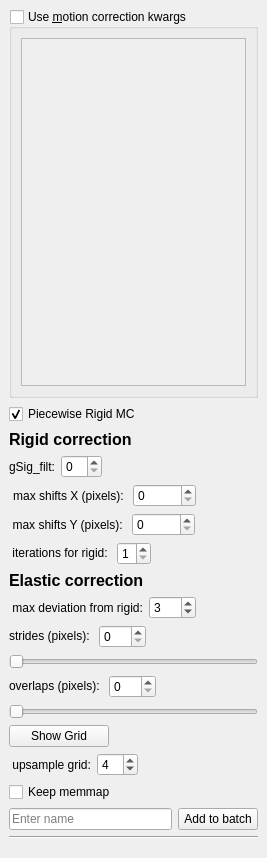
<?xml version="1.0" encoding="UTF-8"?>
<ui version="4.0">
 <class>MCORRWidget</class>
 <widget class="QDockWidget" name="MCORRWidget">
  <property name="geometry">
   <rect>
    <x>0</x>
    <y>0</y>
    <width>267</width>
    <height>858</height>
   </rect>
  </property>
  <property name="floating">
   <bool>true</bool>
  </property>
  <property name="features">
   <set>QDockWidget::AllDockWidgetFeatures</set>
  </property>
  <property name="windowTitle">
   <string>Motion Correction</string>
  </property>
  <widget class="QWidget" name="dockWidgetContents">
   <layout class="QVBoxLayout" name="verticalLayout">
    <item>
     <widget class="QGroupBox" name="groupBox_motion_correction_kwargs">
      <property name="toolTip">
       <string>You can enter additional kwargs to pass for MotionCorrect() instantiation.
Use single quotes for strings, do not use double quotes.</string>
      </property>
      <property name="statusTip">
       <string/>
      </property>
      <property name="title">
       <string>Use &amp;motion correction kwargs</string>
      </property>
      <property name="checkable">
       <bool>true</bool>
      </property>
      <property name="checked">
       <bool>false</bool>
      </property>
      <layout class="QVBoxLayout" name="verticalLayout_3">
       <item>
        <widget class="QPlainTextEdit" name="plainTextEdit_mc_kwargs">
         <property name="toolTip">
          <string>You can enter additional kwargs to pass for CNMF instantiation.
Use single quotes for strings, do not use double quotes.</string>
         </property>
        </widget>
       </item>
      </layout>
     </widget>
    </item>
    <item>
     <layout class="QHBoxLayout" name="horizontalLayout_21"/>
    </item>
    <item>
     <widget class="QCheckBox" name="checkBoxRigidMC">
      <property name="layoutDirection">
       <enum>Qt::LeftToRight</enum>
      </property>
      <property name="text">
       <string>Piecewise Rigid MC</string>
      </property>
      <property name="checked">
       <bool>true</bool>
      </property>
     </widget>
    </item>
    <item>
     <widget class="QLabel" name="label_16">
      <property name="font">
       <font>
        <pointsize>12</pointsize>
        <weight>75</weight>
        <bold>true</bold>
       </font>
      </property>
      <property name="toolTip">
       <string>Compute some summary images (correlation and peak to noise ratio)</string>
      </property>
      <property name="text">
       <string>Rigid correction</string>
      </property>
     </widget>
    </item>
    <item>
     <layout class="QHBoxLayout" name="horizontalLayout">
      <item>
       <widget class="QLabel" name="label">
        <property name="text">
         <string>gSig_filt:</string>
        </property>
       </widget>
      </item>
      <item>
       <widget class="QSpinBox" name="spinBoxGSig_filt">
        <property name="toolTip">
         <string>disabled if set to zero</string>
        </property>
       </widget>
      </item>
      <item>
       <spacer name="horizontalSpacer_2">
        <property name="orientation">
         <enum>Qt::Horizontal</enum>
        </property>
        <property name="sizeHint" stdset="0">
         <size>
          <width>40</width>
          <height>20</height>
         </size>
        </property>
       </spacer>
      </item>
     </layout>
    </item>
    <item>
     <layout class="QHBoxLayout" name="horizontalLayout_12">
      <item>
       <widget class="QLabel" name="label_9">
        <property name="layoutDirection">
         <enum>Qt::LeftToRight</enum>
        </property>
        <property name="text">
         <string> max shifts X (pixels): </string>
        </property>
        <property name="alignment">
         <set>Qt::AlignRight|Qt::AlignTrailing|Qt::AlignVCenter</set>
        </property>
       </widget>
      </item>
      <item>
       <widget class="QSpinBox" name="spinboxX">
        <property name="sizePolicy">
         <sizepolicy hsizetype="MinimumExpanding" vsizetype="Fixed">
          <horstretch>0</horstretch>
          <verstretch>0</verstretch>
         </sizepolicy>
        </property>
        <property name="maximum">
         <number>999</number>
        </property>
       </widget>
      </item>
      <item>
       <spacer name="horizontalSpacer_7">
        <property name="orientation">
         <enum>Qt::Horizontal</enum>
        </property>
        <property name="sizeHint" stdset="0">
         <size>
          <width>40</width>
          <height>20</height>
         </size>
        </property>
       </spacer>
      </item>
     </layout>
    </item>
    <item>
     <layout class="QHBoxLayout" name="horizontalLayout_13">
      <item>
       <widget class="QLabel" name="label_13">
        <property name="text">
         <string> max shifts Y (pixels): </string>
        </property>
        <property name="alignment">
         <set>Qt::AlignRight|Qt::AlignTrailing|Qt::AlignVCenter</set>
        </property>
       </widget>
      </item>
      <item>
       <widget class="QSpinBox" name="spinboxY">
        <property name="sizePolicy">
         <sizepolicy hsizetype="MinimumExpanding" vsizetype="Fixed">
          <horstretch>0</horstretch>
          <verstretch>0</verstretch>
         </sizepolicy>
        </property>
        <property name="maximum">
         <number>999</number>
        </property>
       </widget>
      </item>
      <item>
       <spacer name="horizontalSpacer_9">
        <property name="orientation">
         <enum>Qt::Horizontal</enum>
        </property>
        <property name="sizeHint" stdset="0">
         <size>
          <width>40</width>
          <height>20</height>
         </size>
        </property>
       </spacer>
      </item>
     </layout>
    </item>
    <item>
     <layout class="QHBoxLayout" name="horizontalLayout_14">
      <item>
       <widget class="QLabel" name="label_6">
        <property name="sizePolicy">
         <sizepolicy hsizetype="Preferred" vsizetype="Fixed">
          <horstretch>0</horstretch>
          <verstretch>0</verstretch>
         </sizepolicy>
        </property>
        <property name="text">
         <string> iterations for rigid: </string>
        </property>
        <property name="alignment">
         <set>Qt::AlignRight|Qt::AlignTrailing|Qt::AlignVCenter</set>
        </property>
       </widget>
      </item>
      <item>
       <widget class="QSpinBox" name="spinboxIterRigid">
        <property name="sizePolicy">
         <sizepolicy hsizetype="Fixed" vsizetype="Fixed">
          <horstretch>0</horstretch>
          <verstretch>0</verstretch>
         </sizepolicy>
        </property>
        <property name="minimum">
         <number>1</number>
        </property>
        <property name="maximum">
         <number>5</number>
        </property>
       </widget>
      </item>
      <item>
       <spacer name="horizontalSpacer_4">
        <property name="orientation">
         <enum>Qt::Horizontal</enum>
        </property>
        <property name="sizeHint" stdset="0">
         <size>
          <width>40</width>
          <height>20</height>
         </size>
        </property>
       </spacer>
      </item>
     </layout>
    </item>
    <item>
     <widget class="QLabel" name="label_17">
      <property name="font">
       <font>
        <pointsize>12</pointsize>
        <weight>75</weight>
        <bold>true</bold>
       </font>
      </property>
      <property name="toolTip">
       <string>Compute some summary images (correlation and peak to noise ratio)</string>
      </property>
      <property name="text">
       <string>Elastic correction</string>
      </property>
     </widget>
    </item>
    <item>
     <layout class="QHBoxLayout" name="horizontalLayout_16">
      <item>
       <widget class="QLabel" name="label_15">
        <property name="text">
         <string> max deviation from rigid:</string>
        </property>
        <property name="alignment">
         <set>Qt::AlignCenter</set>
        </property>
       </widget>
      </item>
      <item>
       <widget class="QSpinBox" name="spinboxMaxDev">
        <property name="maximum">
         <number>999</number>
        </property>
        <property name="value">
         <number>3</number>
        </property>
       </widget>
      </item>
      <item>
       <spacer name="horizontalSpacer_3">
        <property name="orientation">
         <enum>Qt::Horizontal</enum>
        </property>
        <property name="sizeHint" stdset="0">
         <size>
          <width>40</width>
          <height>20</height>
         </size>
        </property>
       </spacer>
      </item>
     </layout>
    </item>
    <item>
     <layout class="QVBoxLayout" name="verticalLayout_5">
      <item>
       <layout class="QHBoxLayout" name="horizontalLayout_17">
        <item>
         <widget class="QLabel" name="label_18">
          <property name="sizePolicy">
           <sizepolicy hsizetype="Preferred" vsizetype="Fixed">
            <horstretch>0</horstretch>
            <verstretch>0</verstretch>
           </sizepolicy>
          </property>
          <property name="text">
           <string>strides (pixels): </string>
          </property>
          <property name="alignment">
           <set>Qt::AlignBottom|Qt::AlignLeading|Qt::AlignLeft</set>
          </property>
         </widget>
        </item>
        <item>
         <widget class="QSpinBox" name="spinboxStrides">
          <property name="maximum">
           <number>500</number>
          </property>
          <property name="value">
           <number>0</number>
          </property>
         </widget>
        </item>
        <item>
         <spacer name="horizontalSpacer_6">
          <property name="orientation">
           <enum>Qt::Horizontal</enum>
          </property>
          <property name="sizeHint" stdset="0">
           <size>
            <width>40</width>
            <height>20</height>
           </size>
          </property>
         </spacer>
        </item>
       </layout>
      </item>
      <item>
       <widget class="QSlider" name="sliderStrides">
        <property name="minimum">
         <number>1</number>
        </property>
        <property name="maximum">
         <number>500</number>
        </property>
        <property name="orientation">
         <enum>Qt::Horizontal</enum>
        </property>
       </widget>
      </item>
     </layout>
    </item>
    <item>
     <layout class="QVBoxLayout" name="verticalLayout_6">
      <item>
       <layout class="QHBoxLayout" name="horizontalLayout_18">
        <item>
         <widget class="QLabel" name="label_19">
          <property name="sizePolicy">
           <sizepolicy hsizetype="Preferred" vsizetype="Fixed">
            <horstretch>0</horstretch>
            <verstretch>0</verstretch>
           </sizepolicy>
          </property>
          <property name="text">
           <string>overlaps (pixels): </string>
          </property>
          <property name="alignment">
           <set>Qt::AlignBottom|Qt::AlignLeading|Qt::AlignLeft</set>
          </property>
         </widget>
        </item>
        <item>
         <widget class="QSpinBox" name="spinboxOverlaps">
          <property name="maximum">
           <number>500</number>
          </property>
          <property name="value">
           <number>0</number>
          </property>
         </widget>
        </item>
        <item>
         <spacer name="horizontalSpacer_5">
          <property name="orientation">
           <enum>Qt::Horizontal</enum>
          </property>
          <property name="sizeHint" stdset="0">
           <size>
            <width>40</width>
            <height>20</height>
           </size>
          </property>
         </spacer>
        </item>
       </layout>
      </item>
      <item>
       <widget class="QSlider" name="sliderOverlaps">
        <property name="minimum">
         <number>1</number>
        </property>
        <property name="maximum">
         <number>500</number>
        </property>
        <property name="orientation">
         <enum>Qt::Horizontal</enum>
        </property>
       </widget>
      </item>
     </layout>
    </item>
    <item>
     <widget class="QPushButton" name="btnShowQuilt">
      <property name="maximumSize">
       <size>
        <width>100</width>
        <height>16777215</height>
       </size>
      </property>
      <property name="text">
       <string>Show Grid</string>
      </property>
      <property name="checkable">
       <bool>true</bool>
      </property>
     </widget>
    </item>
    <item>
     <layout class="QHBoxLayout" name="horizontalLayout_19">
      <item>
       <widget class="QLabel" name="label_10">
        <property name="text">
         <string> upsample grid:</string>
        </property>
        <property name="alignment">
         <set>Qt::AlignCenter</set>
        </property>
       </widget>
      </item>
      <item>
       <widget class="QSpinBox" name="spinboxUpsample">
        <property name="minimum">
         <number>1</number>
        </property>
        <property name="maximum">
         <number>10</number>
        </property>
        <property name="value">
         <number>4</number>
        </property>
       </widget>
      </item>
      <item>
       <spacer name="horizontalSpacer_8">
        <property name="orientation">
         <enum>Qt::Horizontal</enum>
        </property>
        <property name="sizeHint" stdset="0">
         <size>
          <width>40</width>
          <height>20</height>
         </size>
        </property>
       </spacer>
      </item>
     </layout>
    </item>
    <item>
     <widget class="QCheckBox" name="checkBoxKeepMemmap">
      <property name="text">
       <string>Keep memmap</string>
      </property>
     </widget>
    </item>
    <item>
     <layout class="QHBoxLayout" name="horizontalLayout_20">
      <item>
       <widget class="QLineEdit" name="lineEditNameElastic">
        <property name="placeholderText">
         <string>Enter name</string>
        </property>
       </widget>
      </item>
      <item>
       <widget class="QPushButton" name="btnAddToBatchElastic">
        <property name="text">
         <string>Add to batch</string>
        </property>
       </widget>
      </item>
     </layout>
    </item>
    <item>
     <widget class="Line" name="line">
      <property name="orientation">
       <enum>Qt::Horizontal</enum>
      </property>
     </widget>
    </item>
    <item>
     <spacer name="verticalSpacer">
      <property name="orientation">
       <enum>Qt::Vertical</enum>
      </property>
      <property name="sizeType">
       <enum>QSizePolicy::Minimum</enum>
      </property>
      <property name="sizeHint" stdset="0">
       <size>
        <width>10</width>
        <height>10</height>
       </size>
      </property>
     </spacer>
    </item>
    <item>
     <layout class="QHBoxLayout" name="horizontalLayout_2"/>
    </item>
   </layout>
  </widget>
 </widget>
 <tabstops>
  <tabstop>groupBox_motion_correction_kwargs</tabstop>
  <tabstop>plainTextEdit_mc_kwargs</tabstop>
  <tabstop>checkBoxRigidMC</tabstop>
  <tabstop>spinBoxGSig_filt</tabstop>
  <tabstop>spinboxX</tabstop>
  <tabstop>spinboxY</tabstop>
  <tabstop>spinboxIterRigid</tabstop>
  <tabstop>spinboxMaxDev</tabstop>
  <tabstop>spinboxStrides</tabstop>
  <tabstop>sliderStrides</tabstop>
  <tabstop>spinboxOverlaps</tabstop>
  <tabstop>sliderOverlaps</tabstop>
  <tabstop>btnShowQuilt</tabstop>
  <tabstop>spinboxUpsample</tabstop>
  <tabstop>checkBoxKeepMemmap</tabstop>
  <tabstop>lineEditNameElastic</tabstop>
  <tabstop>btnAddToBatchElastic</tabstop>
 </tabstops>
 <resources/>
 <connections>
  <connection>
   <sender>sliderOverlaps</sender>
   <signal>valueChanged(int)</signal>
   <receiver>spinboxOverlaps</receiver>
   <slot>setValue(int)</slot>
   <hints>
    <hint type="sourcelabel">
     <x>140</x>
     <y>393</y>
    </hint>
    <hint type="destinationlabel">
     <x>158</x>
     <y>371</y>
    </hint>
   </hints>
  </connection>
  <connection>
   <sender>sliderStrides</sender>
   <signal>valueChanged(int)</signal>
   <receiver>spinboxStrides</receiver>
   <slot>setValue(int)</slot>
   <hints>
    <hint type="sourcelabel">
     <x>122</x>
     <y>336</y>
    </hint>
    <hint type="destinationlabel">
     <x>148</x>
     <y>314</y>
    </hint>
   </hints>
  </connection>
  <connection>
   <sender>spinboxOverlaps</sender>
   <signal>valueChanged(int)</signal>
   <receiver>sliderOverlaps</receiver>
   <slot>setValue(int)</slot>
   <hints>
    <hint type="sourcelabel">
     <x>158</x>
     <y>371</y>
    </hint>
    <hint type="destinationlabel">
     <x>193</x>
     <y>393</y>
    </hint>
   </hints>
  </connection>
  <connection>
   <sender>spinboxStrides</sender>
   <signal>valueChanged(int)</signal>
   <receiver>sliderStrides</receiver>
   <slot>setValue(int)</slot>
   <hints>
    <hint type="sourcelabel">
     <x>148</x>
     <y>314</y>
    </hint>
    <hint type="destinationlabel">
     <x>92</x>
     <y>336</y>
    </hint>
   </hints>
  </connection>
  <connection>
   <sender>lineEditNameElastic</sender>
   <signal>returnPressed()</signal>
   <receiver>btnAddToBatchElastic</receiver>
   <slot>click()</slot>
   <hints>
    <hint type="sourcelabel">
     <x>116</x>
     <y>484</y>
    </hint>
    <hint type="destinationlabel">
     <x>170</x>
     <y>489</y>
    </hint>
   </hints>
  </connection>
 </connections>
</ui>
